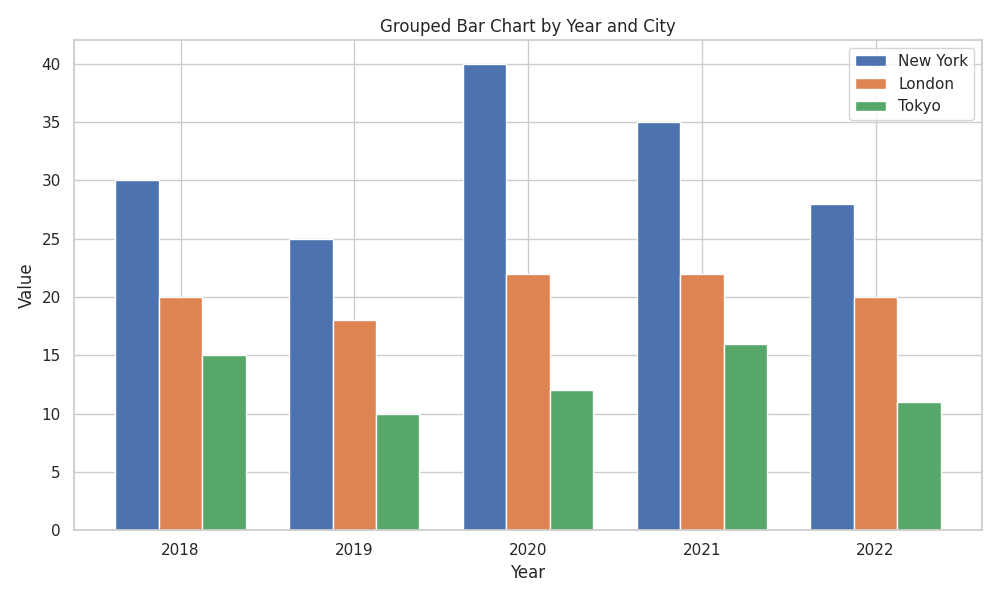

The script that drew this image:
import numpy as np
import matplotlib.pyplot as plt

cities = ['New York', 'London', 'Tokyo']
years = np.array(['2018', '2019', '2020', '2021', '2022'])

data = np.array([
    [30, 25, 40, 35, 28],
    [20, 18, 22, 22, 20],
    [15, 10, 12, 16, 11],
])

bar_width = 0.25

fig, ax = plt.subplots(figsize=(10, 6))
indices = np.arange(len(years))

for idx, city in enumerate(cities):
    ax.bar(indices + idx * bar_width, data[idx], width=bar_width, label=city)

ax.set_xlabel('Year')
ax.set_ylabel('Value')
ax.set_title('Grouped Bar Chart by Year and City')
ax.set_xticks(indices + bar_width)
ax.set_xticklabels(years)
ax.legend()

plt.tight_layout()
plt.show()
